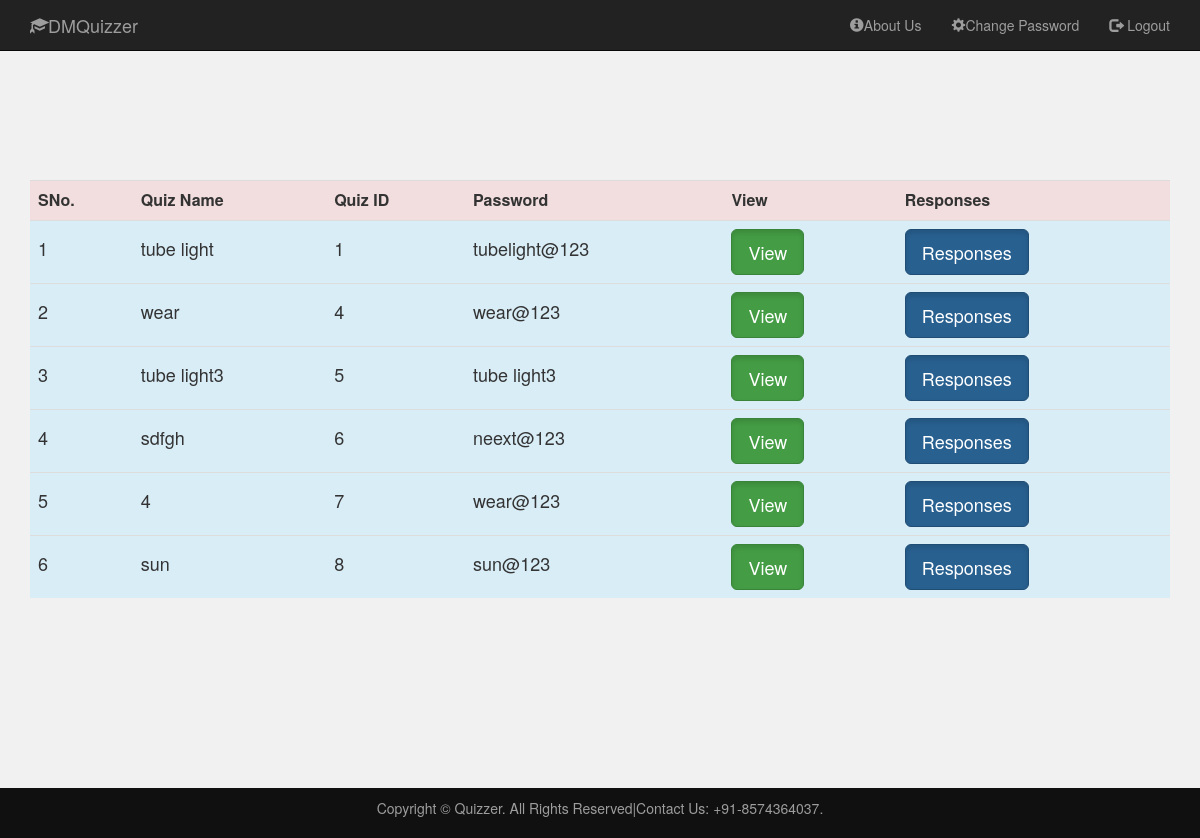
The page /myquiz.php (signed in) on the database its author committed.
### tables this page shows
CREATE TABLE IF NOT EXISTS `person_and_quiz` (
  `id` int(11) NOT NULL AUTO_INCREMENT,
  `person_id` int(11) NOT NULL,
  `quiz_name` varchar(50) NOT NULL,
  `password` varchar(50) NOT NULL,
  PRIMARY KEY (`id`),
  KEY `person_id` (`person_id`)
);

### myquiz.php (the view, shortened to what this page needs)
<?php
require "common.php";
?>
<html>
<head>
<link rel="stylesheet" href="bootstrap/css/bootstrap.min.css" type="text/css">
   <link rel="stylesheet" href="https://maxcdn.bootstrapcdn.com/bootstrap/3.3.7/css/bootstrap.min.css" >
	<link rel="stylesheet" href="style.css" type="text/css">
</head>
<body>
<?php
include "header_new.php";
?><br><br>     <div class="container">
	  <div class= "table-responsive " >
	  <tbody>
     <table class="table table-hover">
	   <tr class="danger">
		<th>SNo.</th>
		<th>Quiz Name</th>
		<th>Quiz ID</th>
		<th>Password</th>
		<th>View</th>
		<th>Responses</th>
		</tr>
	  <br>
	      <?php
	            $user_id=$_SESSION['id'];
				$i=1;
               $select_query="select * from person_and_quiz where person_id=$user_id";
                   $result=mysqli_query($con,$select_query);
		   while($row= mysqli_fetch_array($result)){ ?>
           <tr class="info">
        		    <td><h4><?php echo $i;?></h4></td>
				    <td><h4><?php echo $row['quiz_name'];?></td>
				    <td> <h4><?php echo $row['id'];?></h4> </td>
					 <td><h4><?php echo $row['password'];?></h4> </td>
					 <td> <a href="view_quiz.php?id=<?php echo $row['id'];?>" class="btn btn-success btn-lg active">View</a></td>
				   <td> <a href="responses.php?id=<?php echo $row['id'];?>" class="btn btn-primary btn-lg active">Responses</a></td>
		   </tr><br>
		   <?php $i++;} ?>
	                  </table>
			   </tbody>
	      </div>
	 </div>
<br><br><br><br><br><br><br><br><br><br><br>
<?php
include "footer.php";
?>
</body>
</html>

### style.css (style rules this page uses)
body { background-color:rgba(220,220,220,0.4); }
a { text-decoration:none; }
* { box-sizing:border-box }
.active, .dot:hover { background-color: #717171; }

### rows shown on the page
person_and_quiz: quiz_name "tube light", id "1", password "tubelight@123"
person_and_quiz: quiz_name "wear", id "4", password "wear@123"
person_and_quiz: quiz_name "tube light3", id "5", password "tube light3"
person_and_quiz: quiz_name "sdfgh", id "6", password "neext@123"
person_and_quiz: quiz_name "4", id "7", password "wear@123"
person_and_quiz: quiz_name "sun", id "8", password "sun@123"
